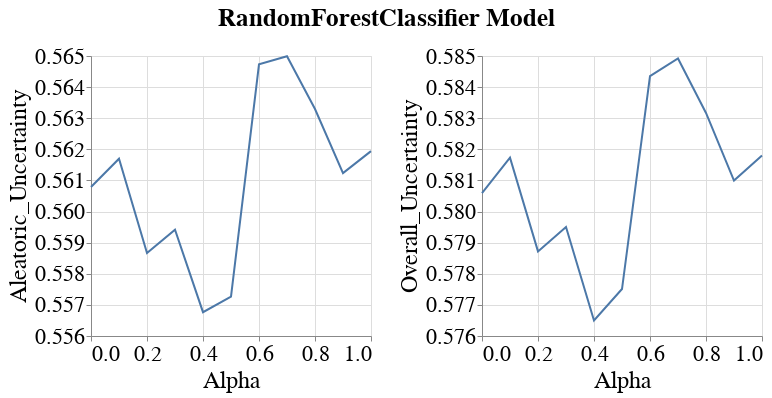

Here is the notebook cell this chart was saved with:
### Code cell
visualizer.create_subgroup_metrics_line_band_plot(model_name=MODEL_NAMES[0],
                                                  subgroup_metrics=['Aleatoric_Uncertainty', 'Overall_Uncertainty'],
                                                  subgroup='sex_dis_correct')

### Figure 1 — Vega-Lite specification as saved in the notebook (floating-point values rounded to 4 significant figures)
{"config": {"view": {"continuousWidth": 400, "continuousHeight": 300}, "axis": {"labelFontSize": 22, "labelFontWeight": "normal", "titleFontSize": 24, "titleFontWeight": "normal"}, "legend": {"labelFontSize": 22, "symbolStrokeWidth": 10, "titleFontSize": 24}, "title": {"fontSize": 22}}, "vconcat": [{"hconcat": [{"layer": [{"mark": {"type": "errorband", "extent": "ci"}, "encoding": {"x": {"field": "Intervention_Param", "title": "Alpha", "type": "quantitative"}, "y": {"field": "Metric_Value", "scale": {"zero": false}, "title": "Aleatoric_Uncertainty", "type": "quantitative"}}}, {"mark": "line", "encoding": {"x": {"field": "Intervention_Param", "title": "Alpha", "type": "quantitative"}, "y": {"aggregate": "mean", "field": "Metric_Value", "scale": {"zero": false}, "title": "Aleatoric_Uncertainty", "type": "quantitative"}}}], "height": 280, "width": 280}, {"layer": [{"mark": {"type": "errorband", "extent": "ci"}, "encoding": {"x": {"field": "Intervention_Param", "title": "Alpha", "type": "quantitative"}, "y": {"field": "Metric_Value", "scale": {"zero": false}, "title": "Overall_Uncertainty", "type": "quantitative"}}}, {"mark": "line", "encoding": {"x": {"field": "Intervention_Param", "title": "Alpha", "type": "quantitative"}, "y": {"aggregate": "mean", "field": "Metric_Value", "scale": {"zero": false}, "title": "Overall_Uncertainty", "type": "quantitative"}}}], "data": {"name": "data-fd91a7d0d31eea937378cbb377669d61"}, "height": 280, "width": 280}]}], "data": {"name": "data-a70fee2cc2a5ff792ddf8dd80f9ea7aa"}, "title": {"text": "RandomForestClassifier Model", "anchor": "middle", "dy": -10, "fontSize": 25}, "$schema": "https://vega.github.io/schema/vega-lite/v4.17.0.json", "datasets": {"data-a70fee2cc2a5ff792ddf8dd80f9ea7aa": [{"Metric": "Aleatoric_Uncertainty", "Model_Name": "RandomForestClassifier", "Model_Params": "{'bootstrap': True, 'ccp_alpha': 0.0, 'class_weight': None, 'criterion': 'gini', 'max_depth': 10, 'max_features': 'sqrt', 'max_leaf_nodes': None, 'max_samples': None, 'min_impurity_decrease': 0.0, 'min_samples_leaf': 1, 'min_samples_split': 2, 'min_weight_fraction_leaf': 0.0, 'n_estimators': 100, 'n_jobs': None, 'oob_score': False, 'random_state': 700, 'verbose': 0, 'warm_start': False}", "Dataset_Name": "StudentPerformance", "Num_Estimators": 500, "Tag": "OK", "Record_Create_Date_Time": "2023-10-17T17:42:37.674000", "Session_Uuid": "d8a24372-5bb1-4b2c-abcf-8561187a845f", "Experiment_Iteration": "Exp_iter_7", "Dataset_Split_Seed": 700, "Model_Init_Seed": 700, "Fair_Intervention_Params_Lst": "[0.0, 0.1, 0.2, 0.3, 0.4, 0.5, 0.6, 0.7, 0.8, 0.9, 1.0]", "Intervention_Param": 0.0, "Subgroup": "sex_dis_correct", "Metric_Value": 0.5608}, {"Metric": "Aleatoric_Uncertainty", "Model_Name": "RandomForestClassifier", "Model_Params": "{'bootstrap': True, 'ccp_alpha': 0.0, 'class_weight': None, 'criterion': 'gini', 'max_depth': 10, 'max_features': 'sqrt', 'max_leaf_nodes': None, 'max_samples': None, 'min_impurity_decrease': 0.0, 'min_samples_leaf': 1, 'min_samples_split': 2, 'min_weight_fraction_leaf': 0.0, 'n_estimators': 100, 'n_jobs': None, 'oob_score': False, 'random_state': 700, 'verbose': 0, 'warm_start': False}", "Dataset_Name": "StudentPerformance", "Num_Estimators": 500, "Tag": "OK", "Record_Create_Date_Time": "2023-10-17T17:46:51.696000", "Session_Uuid": "d8a24372-5bb1-4b2c-abcf-8561187a845f", "Experiment_Iteration": "Exp_iter_7", "Dataset_Split_Seed": 700, "Model_Init_Seed": 700, "Fair_Intervention_Params_Lst": "[0.0, 0.1, 0.2, 0.3, 0.4, 0.5, 0.6, 0.7, 0.8, 0.9, 1.0]", "Intervention_Param": 0.1, "Subgroup": "sex_dis_correct", "Metric_Value": 0.5617}, {"Metric": "Aleatoric_Uncertainty", "Model_Name": "RandomForestClassifier", "Model_Params": "{'bootstrap': True, 'ccp_alpha': 0.0, 'class_weight': None, 'criterion': 'gini', 'max_depth': 10, 'max_features': 'sqrt', 'max_leaf_nodes': None, 'max_samples': None, 'min_impurity_decrease': 0.0, 'min_samples_leaf': 1, 'min_samples_split': 2, 'min_weight_fraction_leaf': 0.0, 'n_estimators': 100, 'n_jobs': None, 'oob_score': False, 'random_state': 700, 'verbose': 0, 'warm_start': False}", "Dataset_Name": "StudentPerformance", "Num_Estimators": 500, "Tag": "OK", "Record_Create_Date_Time": "2023-10-17T17:51:01.431000", "Session_Uuid": "d8a24372-5bb1-4b2c-abcf-8561187a845f", "Experiment_Iteration": "Exp_iter_7", "Dataset_Split_Seed": 700, "Model_Init_Seed": 700, "Fair_Intervention_Params_Lst": "[0.0, 0.1, 0.2, 0.3, 0.4, 0.5, 0.6, 0.7, 0.8, 0.9, 1.0]", "Intervention_Param": 0.2, "Subgroup": "sex_dis_correct", "Metric_Value": 0.5587}, {"Metric": "Aleatoric_Uncertainty", "Model_Name": "RandomForestClassifier", "Model_Params": "{'bootstrap': True, 'ccp_alpha': 0.0, 'class_weight': None, 'criterion': 'gini', 'max_depth': 10, 'max_features': 'sqrt', 'max_leaf_nodes': None, 'max_samples': None, 'min_impurity_decrease': 0.0, 'min_samples_leaf': 1, 'min_samples_split': 2, 'min_weight_fraction_leaf': 0.0, 'n_estimators': 100, 'n_jobs': None, 'oob_score': False, 'random_state': 700, 'verbose': 0, 'warm_start': False}", "Dataset_Name": "StudentPerformance", "Num_Estimators": 500, "Tag": "OK", "Record_Create_Date_Time": "2023-10-17T17:55:10.169000", "Session_Uuid": "d8a24372-5bb1-4b2c-abcf-8561187a845f", "Experiment_Iteration": "Exp_iter_7", "Dataset_Split_Seed": 700, "Model_Init_Seed": 700, "Fair_Intervention_Params_Lst": "[0.0, 0.1, 0.2, 0.3, 0.4, 0.5, 0.6, 0.7, 0.8, 0.9, 1.0]", "Intervention_Param": 0.3, "Subgroup": "sex_dis_correct", "Metric_Value": 0.5594}, {"Metric": "Aleatoric_Uncertainty", "Model_Name": "RandomForestClassifier", "Model_Params": "{'bootstrap': True, 'ccp_alpha': 0.0, 'class_weight': None, 'criterion': 'gini', 'max_depth': 10, 'max_features': 'sqrt', 'max_leaf_nodes': None, 'max_samples': None, 'min_impurity_decrease': 0.0, 'min_samples_leaf': 1, 'min_samples_split': 2, 'min_weight_fraction_leaf': 0.0, 'n_estimators': 100, 'n_jobs': None, 'oob_score': False, 'random_state': 700, 'verbose': 0, 'warm_start': False}", "Dataset_Name": "StudentPerformance", "Num_Estimators": 500, "Tag": "OK", "Record_Create_Date_Time": "2023-10-17T17:59:24.629000", "Session_Uuid": "d8a24372-5bb1-4b2c-abcf-8561187a845f", "Experiment_Iteration": "Exp_iter_7", "Dataset_Split_Seed": 700, "Model_Init_Seed": 700, "Fair_Intervention_Params_Lst": "[0.0, 0.1, 0.2, 0.3, 0.4, 0.5, 0.6, 0.7, 0.8, 0.9, 1.0]", "Intervention_Param": 0.4, "Subgroup": "sex_dis_correct", "Metric_Value": 0.5568}, {"Metric": "Aleatoric_Uncertainty", "Model_Name": "RandomForestClassifier", "Model_Params": "{'bootstrap': True, 'ccp_alpha': 0.0, 'class_weight': None, 'criterion': 'gini', 'max_depth': 10, 'max_features': 'sqrt', 'max_leaf_nodes': None, 'max_samples': None, 'min_impurity_decrease': 0.0, 'min_samples_leaf': 1, 'min_samples_split': 2, 'min_weight_fraction_leaf': 0.0, 'n_estimators': 100, 'n_jobs': None, 'oob_score': False, 'random_state': 700, 'verbose': 0, 'warm_start': False}", "Dataset_Name": "StudentPerformance", "Num_Estimators": 500, "Tag": "OK", "Record_Create_Date_Time": "2023-10-17T18:03:40.236000", "Session_Uuid": "d8a24372-5bb1-4b2c-abcf-8561187a845f", "Experiment_Iteration": "Exp_iter_7", "Dataset_Split_Seed": 700, "Model_Init_Seed": 700, "Fair_Intervention_Params_Lst": "[0.0, 0.1, 0.2, 0.3, 0.4, 0.5, 0.6, 0.7, 0.8, 0.9, 1.0]", "Intervention_Param": 0.5, "Subgroup": "sex_dis_correct", "Metric_Value": 0.5573}, {"Metric": "Aleatoric_Uncertainty", "Model_Name": "RandomForestClassifier", "Model_Params": "{'bootstrap': True, 'ccp_alpha': 0.0, 'class_weight': None, 'criterion': 'gini', 'max_depth': 10, 'max_features': 'sqrt', 'max_leaf_nodes': None, 'max_samples': None, 'min_impurity_decrease': 0.0, 'min_samples_leaf': 1, 'min_samples_split': 2, 'min_weight_fraction_leaf': 0.0, 'n_estimators': 100, 'n_jobs': None, 'oob_score': False, 'random_state': 700, 'verbose': 0, 'warm_start': False}", "Dataset_Name": "StudentPerformance", "Num_Estimators": 500, "Tag": "OK", "Record_Create_Date_Time": "2023-10-17T18:07:56.795000", "Session_Uuid": "d8a24372-5bb1-4b2c-abcf-8561187a845f", "Experiment_Iteration": "Exp_iter_7", "Dataset_Split_Seed": 700, "Model_Init_Seed": 700, "Fair_Intervention_Params_Lst": "[0.0, 0.1, 0.2, 0.3, 0.4, 0.5, 0.6, 0.7, 0.8, 0.9, 1.0]", "Intervention_Param": 0.6, "Subgroup": "sex_dis_correct", "Metric_Value": 0.5647}, {"Metric": "Aleatoric_Uncertainty", "Model_Name": "RandomForestClassifier", "Model_Params": "{'bootstrap': True, 'ccp_alpha': 0.0, 'class_weight': None, 'criterion': 'gini', 'max_depth': 10, 'max_features': 'sqrt', 'max_leaf_nodes': None, 'max_samples': None, 'min_impurity_decrease': 0.0, 'min_samples_leaf': 1, 'min_samples_split': 2, 'min_weight_fraction_leaf': 0.0, 'n_estimators': 100, 'n_jobs': None, 'oob_score': False, 'random_state': 700, 'verbose': 0, 'warm_start': False}", "Dataset_Name": "StudentPerformance", "Num_Estimators": 500, "Tag": "OK", "Record_Create_Date_Time": "2023-10-17T18:12:00.271000", "Session_Uuid": "d8a24372-5bb1-4b2c-abcf-8561187a845f", "Experiment_Iteration": "Exp_iter_7", "Dataset_Split_Seed": 700, "Model_Init_Seed": 700, "Fair_Intervention_Params_Lst": "[0.0, 0.1, 0.2, 0.3, 0.4, 0.5, 0.6, 0.7, 0.8, 0.9, 1.0]", "Intervention_Param": 0.7, "Subgroup": "sex_dis_correct", "Metric_Value": 0.565}, {"Metric": "Aleatoric_Uncertainty", "Model_Name": "RandomForestClassifier", "Model_Params": "{'bootstrap': True, 'ccp_alpha': 0.0, 'class_weight': None, 'criterion': 'gini', 'max_depth': 10, 'max_features': 'sqrt', 'max_leaf_nodes': None, 'max_samples': None, 'min_impurity_decrease': 0.0, 'min_samples_leaf': 1, 'min_samples_split': 2, 'min_weight_fraction_leaf': 0.0, 'n_estimators': 100, 'n_jobs': None, 'oob_score': False, 'random_state': 700, 'verbose': 0, 'warm_start': False}", "Dataset_Name": "StudentPerformance", "Num_Estimators": 500, "Tag": "OK", "Record_Create_Date_Time": "2023-10-17T18:16:04.501000", "Session_Uuid": "d8a24372-5bb1-4b2c-abcf-8561187a845f", "Experiment_Iteration": "Exp_iter_7", "Dataset_Split_Seed": 700, "Model_Init_Seed": 700, "Fair_Intervention_Params_Lst": "[0.0, 0.1, 0.2, 0.3, 0.4, 0.5, 0.6, 0.7, 0.8, 0.9, 1.0]", "Intervention_Param": 0.8, "Subgroup": "sex_dis_correct", "Metric_Value": 0.5633}, {"Metric": "Aleatoric_Uncertainty", "Model_Name": "RandomForestClassifier", "Model_Params": "{'bootstrap': True, 'ccp_alpha': 0.0, 'class_weight': None, 'criterion': 'gini', 'max_depth': 10, 'max_features': 'sqrt', 'max_leaf_nodes': None, 'max_samples': None, 'min_impurity_decrease': 0.0, 'min_samples_leaf': 1, 'min_samples_split': 2, 'min_weight_fraction_leaf': 0.0, 'n_estimators': 100, 'n_jobs': None, 'oob_score': False, 'random_state': 700, 'verbose': 0, 'warm_start': False}", "Dataset_Name": "StudentPerformance", "Num_Estimators": 500, "Tag": "OK", "Record_Create_Date_Time": "2023-10-17T18:19:55.605000", "Session_Uuid": "d8a24372-5bb1-4b2c-abcf-8561187a845f", "Experiment_Iteration": "Exp_iter_7", "Dataset_Split_Seed": 700, "Model_Init_Seed": 700, "Fair_Intervention_Params_Lst": "[0.0, 0.1, 0.2, 0.3, 0.4, 0.5, 0.6, 0.7, 0.8, 0.9, 1.0]", "Intervention_Param": 0.9, "Subgroup": "sex_dis_correct", "Metric_Value": 0.5612}, {"Metric": "Aleatoric_Uncertainty", "Model_Name": "RandomForestClassifier", "Model_Params": "{'bootstrap': True, 'ccp_alpha': 0.0, 'class_weight': None, 'criterion': 'gini', 'max_depth': 10, 'max_features': 'sqrt', 'max_leaf_nodes': None, 'max_samples': None, 'min_impurity_decrease': 0.0, 'min_samples_leaf': 1, 'min_samples_split': 2, 'min_weight_fraction_leaf': 0.0, 'n_estimators': 100, 'n_jobs': None, 'oob_score': False, 'random_state': 700, 'verbose': 0, 'warm_start': False}", "Dataset_Name": "StudentPerformance", "Num_Estimators": 500, "Tag": "OK", "Record_Create_Date_Time": "2023-10-17T18:23:56.493000", "Session_Uuid": "d8a24372-5bb1-4b2c-abcf-8561187a845f", "Experiment_Iteration": "Exp_iter_7", "Dataset_Split_Seed": 700, "Model_Init_Seed": 700, "Fair_Intervention_Params_Lst": "[0.0, 0.1, 0.2, 0.3, 0.4, 0.5, 0.6, 0.7, 0.8, 0.9, 1.0]", "Intervention_Param": 1.0, "Subgroup": "sex_dis_correct", "Metric_Value": 0.5619}], "data-fd91a7d0d31eea937378cbb377669d61": [{"Metric": "Overall_Uncertainty", "Model_Name": "RandomForestClassifier", "Model_Params": "{'bootstrap': True, 'ccp_alpha': 0.0, 'class_weight': None, 'criterion': 'gini', 'max_depth': 10, 'max_features': 'sqrt', 'max_leaf_nodes': None, 'max_samples': None, 'min_impurity_decrease': 0.0, 'min_samples_leaf': 1, 'min_samples_split': 2, 'min_weight_fraction_leaf': 0.0, 'n_estimators': 100, 'n_jobs': None, 'oob_score': False, 'random_state': 700, 'verbose': 0, 'warm_start': False}", "Dataset_Name": "StudentPerformance", "Num_Estimators": 500, "Tag": "OK", "Record_Create_Date_Time": "2023-10-17T17:42:37.674000", "Session_Uuid": "d8a24372-5bb1-4b2c-abcf-8561187a845f", "Experiment_Iteration": "Exp_iter_7", "Dataset_Split_Seed": 700, "Model_Init_Seed": 700, "Fair_Intervention_Params_Lst": "[0.0, 0.1, 0.2, 0.3, 0.4, 0.5, 0.6, 0.7, 0.8, 0.9, 1.0]", "Intervention_Param": 0.0, "Subgroup": "sex_dis_correct", "Metric_Value": 0.5806}, {"Metric": "Overall_Uncertainty", "Model_Name": "RandomForestClassifier", "Model_Params": "{'bootstrap': True, 'ccp_alpha': 0.0, 'class_weight': None, 'criterion': 'gini', 'max_depth': 10, 'max_features': 'sqrt', 'max_leaf_nodes': None, 'max_samples': None, 'min_impurity_decrease': 0.0, 'min_samples_leaf': 1, 'min_samples_split': 2, 'min_weight_fraction_leaf': 0.0, 'n_estimators': 100, 'n_jobs': None, 'oob_score': False, 'random_state': 700, 'verbose': 0, 'warm_start': False}", "Dataset_Name": "StudentPerformance", "Num_Estimators": 500, "Tag": "OK", "Record_Create_Date_Time": "2023-10-17T17:46:51.696000", "Session_Uuid": "d8a24372-5bb1-4b2c-abcf-8561187a845f", "Experiment_Iteration": "Exp_iter_7", "Dataset_Split_Seed": 700, "Model_Init_Seed": 700, "Fair_Intervention_Params_Lst": "[0.0, 0.1, 0.2, 0.3, 0.4, 0.5, 0.6, 0.7, 0.8, 0.9, 1.0]", "Intervention_Param": 0.1, "Subgroup": "sex_dis_correct", "Metric_Value": 0.5817}, {"Metric": "Overall_Uncertainty", "Model_Name": "RandomForestClassifier", "Model_Params": "{'bootstrap': True, 'ccp_alpha': 0.0, 'class_weight': None, 'criterion': 'gini', 'max_depth': 10, 'max_features': 'sqrt', 'max_leaf_nodes': None, 'max_samples': None, 'min_impurity_decrease': 0.0, 'min_samples_leaf': 1, 'min_samples_split': 2, 'min_weight_fraction_leaf': 0.0, 'n_estimators': 100, 'n_jobs': None, 'oob_score': False, 'random_state': 700, 'verbose': 0, 'warm_start': False}", "Dataset_Name": "StudentPerformance", "Num_Estimators": 500, "Tag": "OK", "Record_Create_Date_Time": "2023-10-17T17:51:01.431000", "Session_Uuid": "d8a24372-5bb1-4b2c-abcf-8561187a845f", "Experiment_Iteration": "Exp_iter_7", "Dataset_Split_Seed": 700, "Model_Init_Seed": 700, "Fair_Intervention_Params_Lst": "[0.0, 0.1, 0.2, 0.3, 0.4, 0.5, 0.6, 0.7, 0.8, 0.9, 1.0]", "Intervention_Param": 0.2, "Subgroup": "sex_dis_correct", "Metric_Value": 0.5787}, {"Metric": "Overall_Uncertainty", "Model_Name": "RandomForestClassifier", "Model_Params": "{'bootstrap': True, 'ccp_alpha': 0.0, 'class_weight': None, 'criterion': 'gini', 'max_depth': 10, 'max_features': 'sqrt', 'max_leaf_nodes': None, 'max_samples': None, 'min_impurity_decrease': 0.0, 'min_samples_leaf': 1, 'min_samples_split': 2, 'min_weight_fraction_leaf': 0.0, 'n_estimators': 100, 'n_jobs': None, 'oob_score': False, 'random_state': 700, 'verbose': 0, 'warm_start': False}", "Dataset_Name": "StudentPerformance", "Num_Estimators": 500, "Tag": "OK", "Record_Create_Date_Time": "2023-10-17T17:55:10.169000", "Session_Uuid": "d8a24372-5bb1-4b2c-abcf-8561187a845f", "Experiment_Iteration": "Exp_iter_7", "Dataset_Split_Seed": 700, "Model_Init_Seed": 700, "Fair_Intervention_Params_Lst": "[0.0, 0.1, 0.2, 0.3, 0.4, 0.5, 0.6, 0.7, 0.8, 0.9, 1.0]", "Intervention_Param": 0.3, "Subgroup": "sex_dis_correct", "Metric_Value": 0.5795}, {"Metric": "Overall_Uncertainty", "Model_Name": "RandomForestClassifier", "Model_Params": "{'bootstrap': True, 'ccp_alpha': 0.0, 'class_weight': None, 'criterion': 'gini', 'max_depth': 10, 'max_features': 'sqrt', 'max_leaf_nodes': None, 'max_samples': None, 'min_impurity_decrease': 0.0, 'min_samples_leaf': 1, 'min_samples_split': 2, 'min_weight_fraction_leaf': 0.0, 'n_estimators': 100, 'n_jobs': None, 'oob_score': False, 'random_state': 700, 'verbose': 0, 'warm_start': False}", "Dataset_Name": "StudentPerformance", "Num_Estimators": 500, "Tag": "OK", "Record_Create_Date_Time": "2023-10-17T17:59:24.629000", "Session_Uuid": "d8a24372-5bb1-4b2c-abcf-8561187a845f", "Experiment_Iteration": "Exp_iter_7", "Dataset_Split_Seed": 700, "Model_Init_Seed": 700, "Fair_Intervention_Params_Lst": "[0.0, 0.1, 0.2, 0.3, 0.4, 0.5, 0.6, 0.7, 0.8, 0.9, 1.0]", "Intervention_Param": 0.4, "Subgroup": "sex_dis_correct", "Metric_Value": 0.5765}, {"Metric": "Overall_Uncertainty", "Model_Name": "RandomForestClassifier", "Model_Params": "{'bootstrap': True, 'ccp_alpha': 0.0, 'class_weight': None, 'criterion': 'gini', 'max_depth': 10, 'max_features': 'sqrt', 'max_leaf_nodes': None, 'max_samples': None, 'min_impurity_decrease': 0.0, 'min_samples_leaf': 1, 'min_samples_split': 2, 'min_weight_fraction_leaf': 0.0, 'n_estimators': 100, 'n_jobs': None, 'oob_score': False, 'random_state': 700, 'verbose': 0, 'warm_start': False}", "Dataset_Name": "StudentPerformance", "Num_Estimators": 500, "Tag": "OK", "Record_Create_Date_Time": "2023-10-17T18:03:40.236000", "Session_Uuid": "d8a24372-5bb1-4b2c-abcf-8561187a845f", "Experiment_Iteration": "Exp_iter_7", "Dataset_Split_Seed": 700, "Model_Init_Seed": 700, "Fair_Intervention_Params_Lst": "[0.0, 0.1, 0.2, 0.3, 0.4, 0.5, 0.6, 0.7, 0.8, 0.9, 1.0]", "Intervention_Param": 0.5, "Subgroup": "sex_dis_correct", "Metric_Value": 0.5775}, {"Metric": "Overall_Uncertainty", "Model_Name": "RandomForestClassifier", "Model_Params": "{'bootstrap': True, 'ccp_alpha': 0.0, 'class_weight': None, 'criterion': 'gini', 'max_depth': 10, 'max_features': 'sqrt', 'max_leaf_nodes': None, 'max_samples': None, 'min_impurity_decrease': 0.0, 'min_samples_leaf': 1, 'min_samples_split': 2, 'min_weight_fraction_leaf': 0.0, 'n_estimators': 100, 'n_jobs': None, 'oob_score': False, 'random_state': 700, 'verbose': 0, 'warm_start': False}", "Dataset_Name": "StudentPerformance", "Num_Estimators": 500, "Tag": "OK", "Record_Create_Date_Time": "2023-10-17T18:07:56.795000", "Session_Uuid": "d8a24372-5bb1-4b2c-abcf-8561187a845f", "Experiment_Iteration": "Exp_iter_7", "Dataset_Split_Seed": 700, "Model_Init_Seed": 700, "Fair_Intervention_Params_Lst": "[0.0, 0.1, 0.2, 0.3, 0.4, 0.5, 0.6, 0.7, 0.8, 0.9, 1.0]", "Intervention_Param": 0.6, "Subgroup": "sex_dis_correct", "Metric_Value": 0.5844}, {"Metric": "Overall_Uncertainty", "Model_Name": "RandomForestClassifier", "Model_Params": "{'bootstrap': True, 'ccp_alpha': 0.0, 'class_weight': None, 'criterion': 'gini', 'max_depth': 10, 'max_features': 'sqrt', 'max_leaf_nodes': None, 'max_samples': None, 'min_impurity_decrease': 0.0, 'min_samples_leaf': 1, 'min_samples_split': 2, 'min_weight_fraction_leaf': 0.0, 'n_estimators': 100, 'n_jobs': None, 'oob_score': False, 'random_state': 700, 'verbose': 0, 'warm_start': False}", "Dataset_Name": "StudentPerformance", "Num_Estimators": 500, "Tag": "OK", "Record_Create_Date_Time": "2023-10-17T18:12:00.271000", "Session_Uuid": "d8a24372-5bb1-4b2c-abcf-8561187a845f", "Experiment_Iteration": "Exp_iter_7", "Dataset_Split_Seed": 700, "Model_Init_Seed": 700, "Fair_Intervention_Params_Lst": "[0.0, 0.1, 0.2, 0.3, 0.4, 0.5, 0.6, 0.7, 0.8, 0.9, 1.0]", "Intervention_Param": 0.7, "Subgroup": "sex_dis_correct", "Metric_Value": 0.5849}, {"Metric": "Overall_Uncertainty", "Model_Name": "RandomForestClassifier", "Model_Params": "{'bootstrap': True, 'ccp_alpha': 0.0, 'class_weight': None, 'criterion': 'gini', 'max_depth': 10, 'max_features': 'sqrt', 'max_leaf_nodes': None, 'max_samples': None, 'min_impurity_decrease': 0.0, 'min_samples_leaf': 1, 'min_samples_split': 2, 'min_weight_fraction_leaf': 0.0, 'n_estimators': 100, 'n_jobs': None, 'oob_score': False, 'random_state': 700, 'verbose': 0, 'warm_start': False}", "Dataset_Name": "StudentPerformance", "Num_Estimators": 500, "Tag": "OK", "Record_Create_Date_Time": "2023-10-17T18:16:04.501000", "Session_Uuid": "d8a24372-5bb1-4b2c-abcf-8561187a845f", "Experiment_Iteration": "Exp_iter_7", "Dataset_Split_Seed": 700, "Model_Init_Seed": 700, "Fair_Intervention_Params_Lst": "[0.0, 0.1, 0.2, 0.3, 0.4, 0.5, 0.6, 0.7, 0.8, 0.9, 1.0]", "Intervention_Param": 0.8, "Subgroup": "sex_dis_correct", "Metric_Value": 0.5832}, {"Metric": "Overall_Uncertainty", "Model_Name": "RandomForestClassifier", "Model_Params": "{'bootstrap': True, 'ccp_alpha': 0.0, 'class_weight': None, 'criterion': 'gini', 'max_depth': 10, 'max_features': 'sqrt', 'max_leaf_nodes': None, 'max_samples': None, 'min_impurity_decrease': 0.0, 'min_samples_leaf': 1, 'min_samples_split': 2, 'min_weight_fraction_leaf': 0.0, 'n_estimators': 100, 'n_jobs': None, 'oob_score': False, 'random_state': 700, 'verbose': 0, 'warm_start': False}", "Dataset_Name": "StudentPerformance", "Num_Estimators": 500, "Tag": "OK", "Record_Create_Date_Time": "2023-10-17T18:19:55.605000", "Session_Uuid": "d8a24372-5bb1-4b2c-abcf-8561187a845f", "Experiment_Iteration": "Exp_iter_7", "Dataset_Split_Seed": 700, "Model_Init_Seed": 700, "Fair_Intervention_Params_Lst": "[0.0, 0.1, 0.2, 0.3, 0.4, 0.5, 0.6, 0.7, 0.8, 0.9, 1.0]", "Intervention_Param": 0.9, "Subgroup": "sex_dis_correct", "Metric_Value": 0.581}, {"Metric": "Overall_Uncertainty", "Model_Name": "RandomForestClassifier", "Model_Params": "{'bootstrap': True, 'ccp_alpha': 0.0, 'class_weight': None, 'criterion': 'gini', 'max_depth': 10, 'max_features': 'sqrt', 'max_leaf_nodes': None, 'max_samples': None, 'min_impurity_decrease': 0.0, 'min_samples_leaf': 1, 'min_samples_split': 2, 'min_weight_fraction_leaf': 0.0, 'n_estimators': 100, 'n_jobs': None, 'oob_score': False, 'random_state': 700, 'verbose': 0, 'warm_start': False}", "Dataset_Name": "StudentPerformance", "Num_Estimators": 500, "Tag": "OK", "Record_Create_Date_Time": "2023-10-17T18:23:56.493000", "Session_Uuid": "d8a24372-5bb1-4b2c-abcf-8561187a845f", "Experiment_Iteration": "Exp_iter_7", "Dataset_Split_Seed": 700, "Model_Init_Seed": 700, "Fair_Intervention_Params_Lst": "[0.0, 0.1, 0.2, 0.3, 0.4, 0.5, 0.6, 0.7, 0.8, 0.9, 1.0]", "Intervention_Param": 1.0, "Subgroup": "sex_dis_correct", "Metric_Value": 0.5818}]}}
